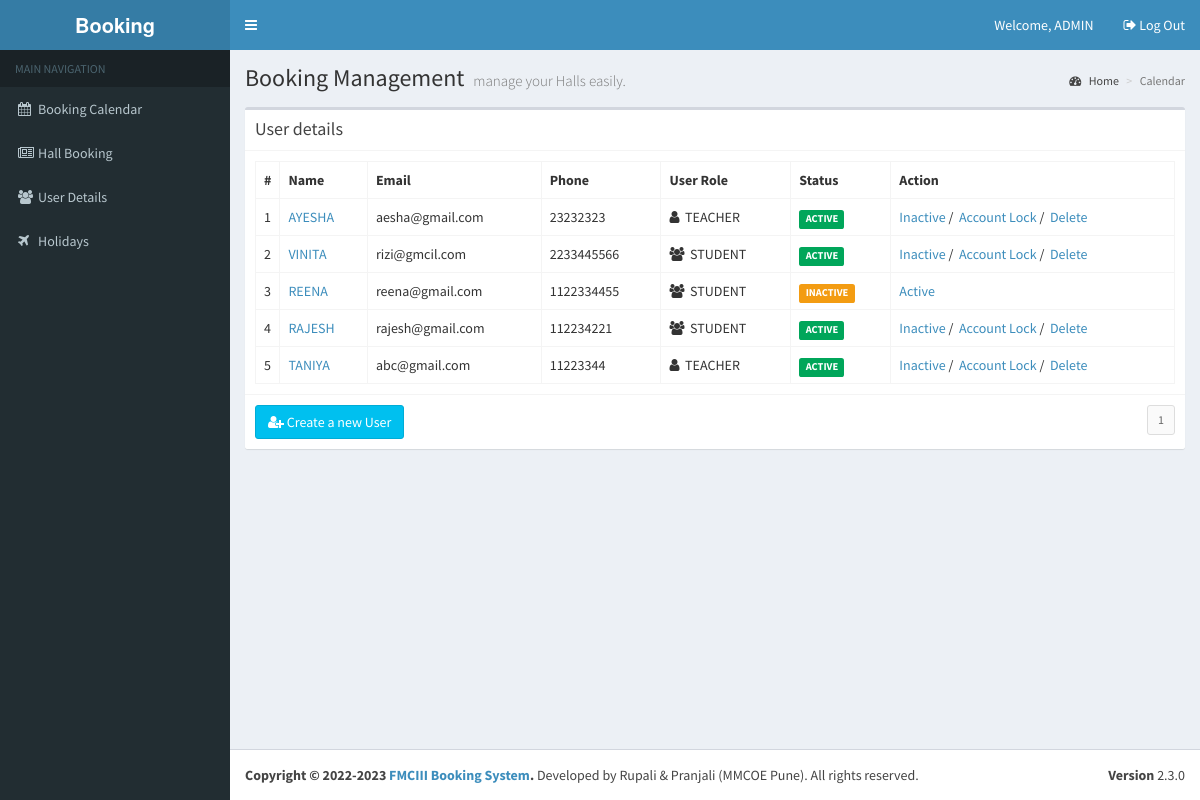
Screenshot of /event-management/views/?v=USERS (signed in) with the database file from the repository.
### tables this page shows
CREATE TABLE `tbl_users` (
  `id` int(10) NOT NULL,
  `name` varchar(100) NOT NULL,
  `pwd` varchar(200) NOT NULL,
  `address` varchar(250) NOT NULL,
  `phone` varchar(20) NOT NULL,
  `email` varchar(100) NOT NULL,
  `type` varchar(10) NOT NULL,
  `status` varchar(10) NOT NULL,
  `bdate` varchar(100) NOT NULL
);

### event-management/views/index.php (called while the page is built, shortened)
<?php
require_once '../library/functions.php';
require_once '../include/template.php';
?>

### event-management/library/database.php (called while the page is built, shortened)
<?php
require_once 'config.php';
$dbConn = mysqli_connect ($dbHost, $dbUser, $dbPass,$dbName);
function dbQuery($sql)
{
	global $dbConn;
	$result = mysqli_query($dbConn,$sql);
	return $result;
}
function dbFetchAssoc($result)
{
	return mysqli_fetch_assoc($result);
}
function dbNumRows($result)
{
	return mysqli_num_rows($result);
}
?>

### event-management/views/userlist.php (the view, shortened to what this page needs)
<?php
$records = getUserRecords();
$utype = '';
$type = $_SESSION['calendar_fd_user']['type'];
if($type == 'admin' || $type == 'teacher') {
	$utype = 'on';
}
?>
<div class="col-md-12">
  <div class="box">
    <div class="box-header with-border">
      <h3 class="box-title">User details</h3>
    </div>
    <div class="box-body">
      <table class="table table-bordered">
        <tr>
          <th style="width: 10px">#</th>
          <th>Name</th>
          <th>Email</th>
          <th>Phone</th>
          <th>User Role</th>
          <th style="width: 100px">Status</th>
          <?php if($utype == 'on') { ?>
		  <th>Action</th>
		  <?php } ?>
        </tr>
        <?php
	  $idx = 1;
	  foreach($records as $rec) {
	  	extract($rec);
		$stat = '';
		if($status == "active") {$stat = 'success';}
		else if($status == "lock") {$stat = 'warning';}
		else if($status == "inactive") {$stat = 'warning';}
		else if($status == "delete") {$stat = 'danger';}
		?>
        <tr>
          <td><?php echo $idx++; ?></td>
          <td><a href="<?php echo WEB_ROOT; ?>views/?v=USER&ID=<?php echo $user_id; ?>"><?php echo strtoupper($user_name); ?></a></td>
          <td><?php echo $user_email; ?></td>
          <td><?php echo $user_phone; ?></td>
          <td>
		  <i class="fa <?php echo $type == 'teacher' ? 'fa-user' : 'fa-users' ; ?>" aria-hidden="true"></i>&nbsp;&nbsp;<?php echo strtoupper($type); ?></i></td>
          <td><span class="label label-<?php echo $stat; ?>"><?php echo strtoupper($status); ?></span></td>
          <?php if($utype == 'on') { ?>
		  <td><?php if($status == "active") {?>
            <a href="javascript:status('<?php echo $user_id ?>', 'inactive');">Inactive</a>&nbsp;/
			&nbsp;<a href="javascript:status('<?php echo $user_id ?>', 'lock');">Account Lock</a>&nbsp;/
			&nbsp;<a href="javascript:status('<?php echo $user_id ?>', 'delete');">Delete</a>
            <?php } else { ?>
			<a href="javascript:status('<?php echo $user_id ?>', 'active');">Active</a>
			<?php } ?>
          </td>
		  <?php }?>
        </tr>
        <?php } ?>
      </table>
    </div>
    <div class="box-footer clearfix">
	<?php
	$type = $_SESSION['calendar_fd_user']['type'];
	if($type == 'admin') {
	?>
	<button type="button" class="btn btn-info" onclick="javascript:createUserForm();"><i class="fa fa-user-plus" aria-hidden="true"></i>&nbsp;Create a new User</button>
	<?php
	}
	?>
      <?php echo generatePagination(); ?> </div>
  </div>
</div>

### rows the page displays
tbl_users: name "AYESHA", email "aesha@gmail.com", phone "23232323", type "TEACHER", status "ACTIVE"
tbl_users: name "VINITA", email "rizi@gmcil.com", phone "2233445566", type "STUDENT", status "ACTIVE"
tbl_users: name "REENA", email "reena@gmail.com", phone "1122334455", type "STUDENT", status "INACTIVE"
tbl_users: name "RAJESH", email "rajesh@gmail.com", phone "112234221", type "STUDENT", status "ACTIVE"
tbl_users: name "TANIYA", email "abc@gmail.com", phone "11223344", type "TEACHER", status "ACTIVE"

### other values shown
$_SESSION['calendar_fd_user']['name'] "ADMIN"
